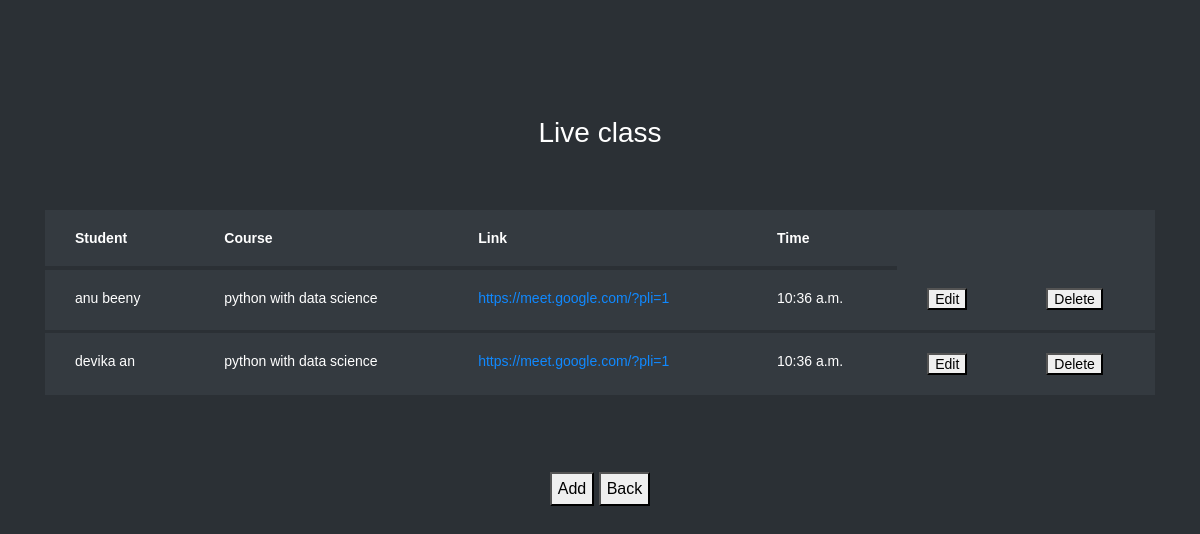
/live_class (signed in), run on the app's committed database.
### learn/models.py (models this page shows, shortened)
class Live(models.Model):
    ldate = models.TimeField(null=True)
    link = models.CharField(max_length = 200, null = True)
    enrol = models.ForeignKey(Enrollment, on_delete=models.SET_NULL, null=True, related_name='liv_to_enrol')
    liv_tea = models.ForeignKey(Registration, on_delete=models.SET_NULL, null=True, related_name='liv_to_tea_reg')

class Enrollment(models.Model):
    Pending_days = models.IntegerField(null=True)
    Enrollment_date = models.DateField(auto_now_add=True, null=True)
    Teacher_response = models.CharField(max_length=200, null=True)
    Course_completion_status = models.CharField(max_length=200, null=True)
    Payment_status = models.CharField(max_length=200, null=True)
    Certificate = models.FileField(null=True)
    notify = models.CharField(max_length=200, null = True)
    enrol_reg = models.ForeignKey(Registration, on_delete=models.SET_NULL, null = True, related_name = 'student_enrolled')
    enrol_tea = models.ForeignKey(Registration, on_delete=models.SET_NULL, null=True, related_name='teacher_teaching')
    enrol_cou = models.ForeignKey(Course, on_delete=models.CASCADE, null=True, related_name='course_enrolled')

class Registration(models.Model):
    Password = models.CharField(max_length=200, null=True)
    Registration_date = models.DateField(auto_now_add=True, null=True)
    Num_of_courses_enrolled = models.IntegerField(null=True)
    Num_of_courses_completed = models.IntegerField(null=True)
    Qualification = models.TextField(null=True)
    Introduction_brief = models.TextField(null=True)
    Image = models.ImageField(upload_to='media', null=True)
    Num_of_enrolled_students = models.IntegerField(null=True)
    Average_review_rating = models.IntegerField(null=True)
    Num_of_reviews = models.IntegerField(null=True)
    About_website = models.TextField(null=True)
    Registration_fee = models.IntegerField(null=True)
    User_role = models.CharField(max_length=200, null=True)
    user = models.OneToOneField(User,on_delete = models.CASCADE, null = True)

class Course(models.Model):
    Course_title = models.CharField(max_length=200, null=True)
    Course_brief = models.TextField(null=True)
    Course_duration = models.IntegerField(null=True)
    Course_fee = models.FloatField(null=True)
    Language = models.CharField(max_length=200, null=True)
    cou_cat = models.ForeignKey(Category, on_delete=models.CASCADE, null=True,related_name = 'Course_to_category')
    cou_reg = models.ForeignKey(Registration, on_delete=models.SET_NULL, null=True, related_name = 'Course_to_registration')

### learn/views.py (the view)
# urls.py: path('live_class', learn.views.live_class, name='live_class'),
def live_class(request):
    gg = Registration.objects.get(id = request.session['logg'])
    livv = Live.objects.filter(liv_tea = gg)
    return render(request,'live_class.html',{'livv':livv})

### Template/live_class.html (shortened to what this page needs)
{% load static %}
<html lang="en">
  <head>
	<link rel="stylesheet" href="https://stackpath.bootstrapcdn.com/font-awesome/4.7.0/css/font-awesome.min.css">
	<link rel="stylesheet" href="{% static 'tabble/css/style.css' %}">
	</head>
	<body>
	<section class="ftco-section">
		<div class="container">
			<div class="row justify-content-center">
				<div class="col-md-6 text-center mb-5">
					<h2 class="heading-section">Live class</h2>
				</div>
			</div>
			{% if livv %}
			<div class="row">
				<div class="col-md-12">
					<div class="table-wrap">
						<table class="table table-bordered table-dark table-hover">
						  <thead>
						    <tr>
								 <th>
                                   Student
                                </th>
                                 <th>
                                   Course
                                </th>
                                <th>
                                   Link
                                </th>
                                <th>
                                   Time
                                </th>
						    </tr>
						  </thead>
						  <tbody>
						  {% for i in livv %}
						    <tr>
								<td>
                                   {{i.enrol.enrol_reg.user.first_name}} {{i.enrol.enrol_reg.user.last_name}}
                                </td>
                                <td>
                                   {{i.enrol.enrol_cou.Course_title}}
                                </td>
                                <td>
                                   <a href="{{i.link}}">{{i.link}}</a>
                                </td>
                                <td>
                                   {{i.ldate}}
                                </td>
                                <td>
                                   <button type="submit" onclick="location.href='{% url 'edit_live' i.id %}'" name='t_h'>Edit</button>
                                </td>
                                <td>
                                   <button type="submit" onclick="location.href='{% url 'delete_live' i.id %}'" name='del'>Delete</button>
                                </td>
						    </tr>
						  {% endfor %}
						  </tbody>
						</table>
					</div>
				</div>
			</div>
			{% else %}
			<h1 align="center" style="color:blue">No live class added</h1>
			{% endif %}
		</div>
		<br><br>
		<div align="center">
             <button type="button" onclick="location.href='{% url 'add_live' %}'" name='mybtn2'>Add</button>
			<button type="button" onclick="location.href='{% url 'teacher_home' %}'" name='mybtn2'>Back</button>
		</div>
	</section>
	</body>
</html>

### data on the page
Live: enrol.enrol_reg.user.first_name "anu", enrol.enrol_reg.user.last_name "beeny", enrol.enrol_cou.Course_title "python with data science", link "https://meet.google.com/?pli=1", ldate "10:36 a.m."
Live: enrol.enrol_reg.user.first_name "devika", enrol.enrol_reg.user.last_name "an", enrol.enrol_cou.Course_title "python with data science", link "https://meet.google.com/?pli=1", ldate "10:36 a.m."
